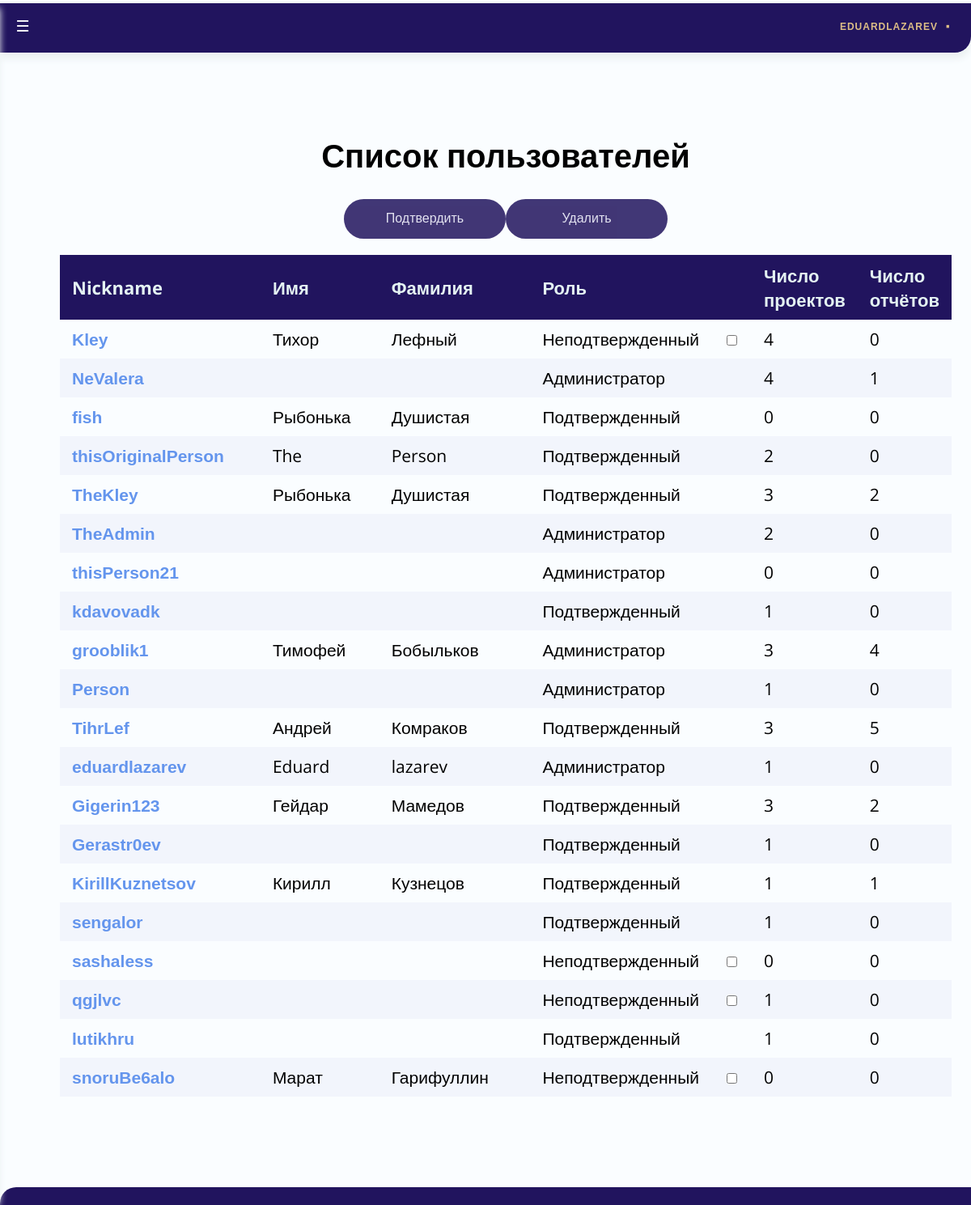
/TeleBot/users/ (signed in), run on the app's committed database.
### Users/models.py (models this page shows, shortened)
class User(AbstractUser):
	personal_token = models.UUIDField(default=uuid.uuid4, help_text="Unique ID for this particular book across whole library")
	telegram_id = models.BigIntegerField(primary_key=True, unique=True)
	def get_absolute_url(self):
		return reverse('user-detail', args=[str(self.telegram_id)])
	@property
	def get_role(self):
		if self.is_staff:
			return "Администратор"
		else:
			if self.is_active:
				return "Подтвержденный"
			else:
				return "Неподтвержденный"

### TeleBot/views.py (the view, shortened to what this page needs)
@staff_member_required
def user_list(request):
	user_list = User.objects.all
	return render(request, 'Users/user_list.html', {"user_list" : user_list})

### TeleBot/templates/Users/user_list.html (shortened to what this page needs)
{% extends "base_generic.html" %}
{% block head %}
{% load static %}
{% endblock %}
{% block content %}
	<br>
	<h1 align = center>Список пользователей</h1>
    {% if user_list %}
	<form method="post">
	<p align = center><input class="button" type="submit" name="action" value= "Подтвердить" id = 'cat1'/><input class="button" type="submit" name="action" value= "Удалить" id = 'cat2'/></p>
	<table align = center width = 85%  id="myTable" class="table">
    <thead>
		<tr>
			<th width = 25% onclick="sortTable(0)"  align=left>Nickname</th>
			<th width = 15% onclick="sortTable(1)"  align=left>Имя</th>
			<th width = 20% onclick="sortTable(2)">Фамилия</th>
			<th width = 15% onclick="sortTable(3)">Роль</th>
			<th width = 2% onclick="sortTable(4)"></th>
			<th width = 10% onclick="sortTable(5)">Число<br>проектов</th>
			<th width = 10% onclick="sortTable(6)">Число<br>отчётов</th>
		</tr>
    </thead>
    <tbody>
      {% for us in user_list %}
      <tr>
        <td><a class="mya" href="{{ us.get_absolute_url }}">{{ us.username }}</a></td>
		<td>				{{us.first_name}}</a></td>
		<td align=center>	{{us.last_name}}</td>
		<td align=center>	{{us.get_role}}</td>
		<td align=center>
			{% if not us.is_active %}
  				<input class="form-check-input" type="checkbox" value={{us.telegram_id}} name="boxes" id = 'sb'/>
  			{% endif %}
		</td>
		<td align=center>	{{us.project_set.all.count}}</td>
		<td align=center>	{{us.report_set.all.count}}</td>
      </tr>
      {% endfor %}
      </tbody>
	</table>
	<br><br>
	</form>
    {% else %}
      <p>Которых пока нет... Стоп, а кто тогда вы?</p>
    {% endif %}
{% endblock %}

### TeleBot/templates/base_generic.html (shortened to what this page needs)
<!DOCTYPE html>
<html>
<head>
{% load static %}
</head>
<body>
<nav>
  <ul class="topmenu">
    &emsp;<li><a href="{{user.get_absolute_url}}" class="active">{{request.user.username}}</a>
    </li>
  </ul>
</nav>
<div class="navbar1">
  <a href="#wrong"></a>
</div>
<div id="main">
  {% block content %} {% endblock %}
</div>
{%if request.user.is_staff%}
	<nav class="nav">
        <label for="nav-toggle" class="nav-toggle" onclick></label>
    </nav>
{%endif%}
</body>
</html>

### TeleBot/templates/Users/user_list.html (style rules this page uses)
.table { width: 100%; border: none; border-collapse: collapse; margin-bottom: 20px; }
.table thead th { font-weight: bold; text-align: left; border: none; color: #e4f2f2; padding: 10px 15px; background: #21145e; font-size: 22px; border-left: 0px solid #ddd; border-right: 0px solid #ddd; }
.table tbody td { text-align: left; border-left: 0px solid #ddd; border-right: 0px solid #ddd; padding: 10px 15px; font-size: 21px; vertical-align: top; color:#000; }
.table thead tr th:first-child, .table tbody tr td:first-child { border-left: 0px solid #21145e; }
.table thead tr th:last-child, .table tbody tr td:last-child { border-right: 0px solid #21145e; }
.table tbody tr:nth-child(even) { background: #f2f5fc; }
input.button { border:0; background: #21145e; color: #dfdeee; border-radius: 50px; width: 200px; height: 49px; font-size: 16px; transition: 0.3s; cursor: pointer; opacity: 0.85; }
a.mya { font-family:Arial; font-weight: bold; text-decoration: none; color:#6495ed; font-size:21px; }

### data on the page
User: user.username "EDUARDLAZAREV", username "eduardlazarev", first_name "Eduard", last_name "lazarev", get_role "Администратор", project_set.all.count "1", report_set.all.count "0"
User: username "Kley", first_name "Тихор", last_name "Лефный", get_role "Неподтвержденный", project_set.all.count "4", report_set.all.count "0"
User: username "NeValera", get_role "Администратор", project_set.all.count "4", report_set.all.count "1"
User: username "fish", first_name "Рыбонька", last_name "Душистая", get_role "Подтвержденный", project_set.all.count "0", report_set.all.count "0"
User: username "thisOriginalPerson", first_name "The", last_name "Person", get_role "Подтвержденный", project_set.all.count "2", report_set.all.count "0"
User: username "TheKley", first_name "Рыбонька", last_name "Душистая", get_role "Подтвержденный", project_set.all.count "3", report_set.all.count "2"
User: username "TheAdmin", get_role "Администратор", project_set.all.count "2", report_set.all.count "0"
User: username "thisPerson21", get_role "Администратор", project_set.all.count "0", report_set.all.count "0"
User: username "kdavovadk", get_role "Подтвержденный", project_set.all.count "1", report_set.all.count "0"
User: username "grooblik1", first_name "Тимофей", last_name "Бобыльков", get_role "Администратор", project_set.all.count "3", report_set.all.count "4"
User: username "Person", get_role "Администратор", project_set.all.count "1", report_set.all.count "0"
User: username "TihrLef", first_name "Андрей", last_name "Комраков", get_role "Подтвержденный", project_set.all.count "3", report_set.all.count "5"
User: username "Gigerin123", first_name "Гейдар", last_name "Мамедов", get_role "Подтвержденный", project_set.all.count "3", report_set.all.count "2"
User: username "Gerastr0ev", get_role "Подтвержденный", project_set.all.count "1", report_set.all.count "0"
User: username "KirillKuznetsov", first_name "Кирилл", last_name "Кузнецов", get_role "Подтвержденный", project_set.all.count "1", report_set.all.count "1"
User: username "sengalor", get_role "Подтвержденный", project_set.all.count "1", report_set.all.count "0"
User: username "sashaless", get_role "Неподтвержденный", project_set.all.count "0", report_set.all.count "0"
User: username "qgjlvc", get_role "Неподтвержденный", project_set.all.count "1", report_set.all.count "0"
User: username "lutikhru", get_role "Подтвержденный", project_set.all.count "1", report_set.all.count "0"
User: username "snoruBe6alo", first_name "Марат", last_name "Гарифуллин", get_role "Неподтвержденный", project_set.all.count "0", report_set.all.count "0"
